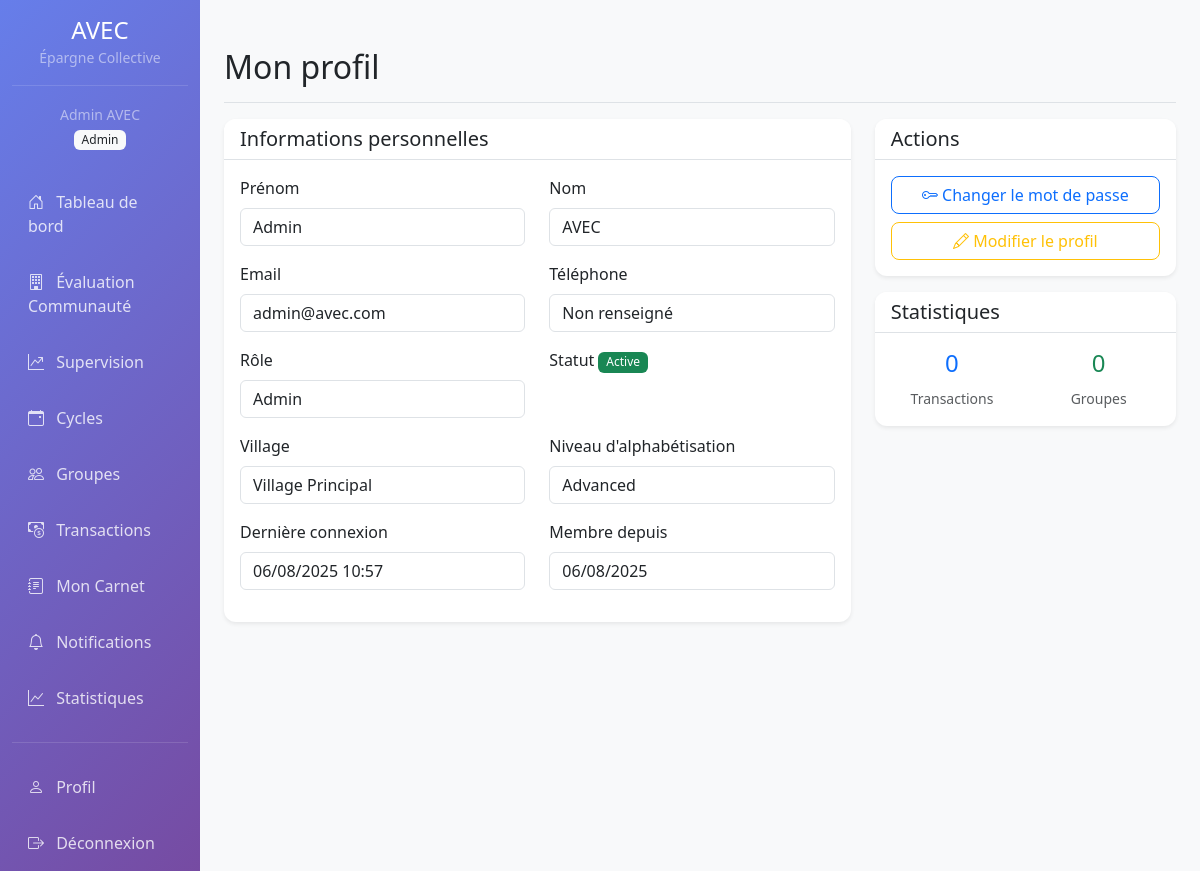
Before: /auth/profile (signed in) with the older database file.
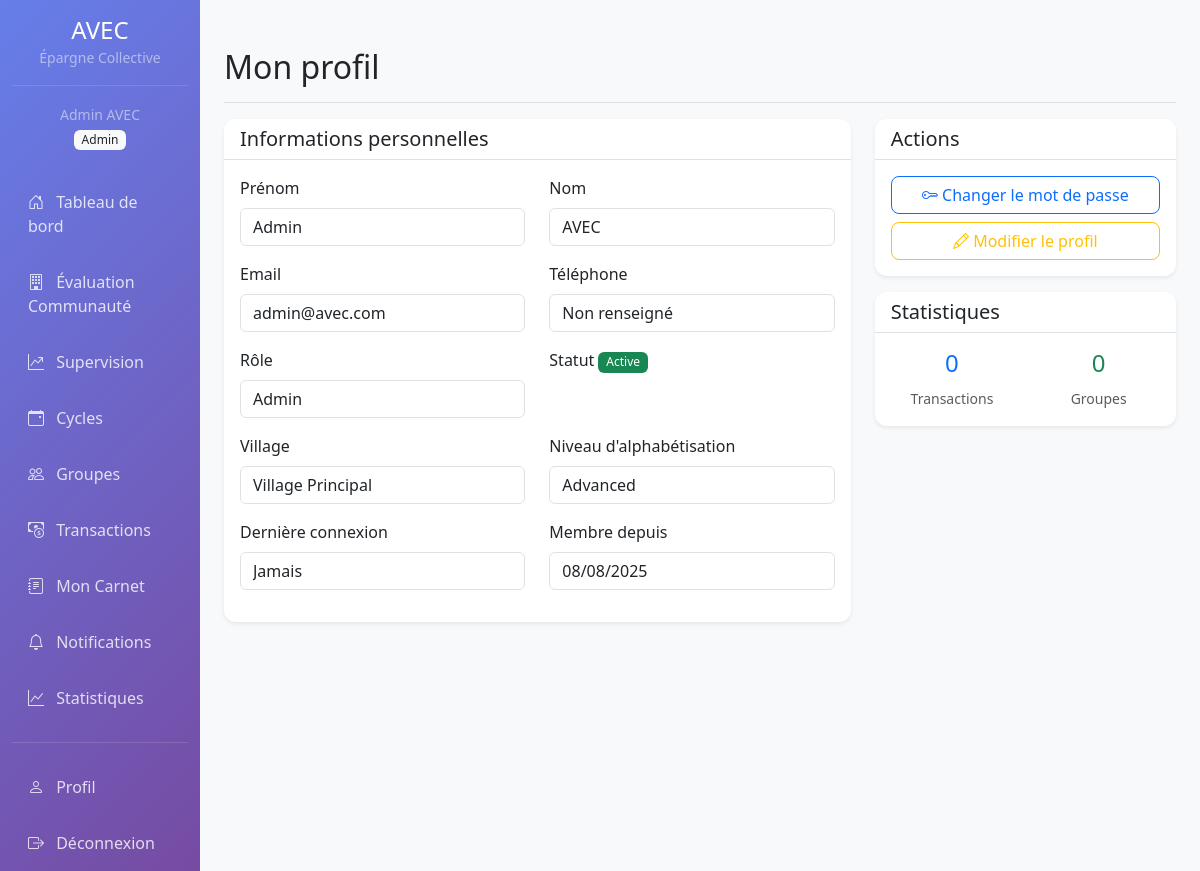
After: the same page with the newer database file.
### models/__init__.py (models this page shows, shortened)
class User(UserMixin, db.Model):
    __tablename__ = 'users'
    id = db.Column(db.Integer, primary_key=True)
    first_name = db.Column(db.String(50), nullable=False)
    last_name = db.Column(db.String(50), nullable=False)
    email = db.Column(db.String(120), unique=True, nullable=False)
    phone = db.Column(db.String(20))
    password_hash = db.Column(db.String(255), nullable=False)
    role = db.Column(db.String(20), default='member')  # admin, animateur, member
    status = db.Column(db.String(20), default='active')
    village = db.Column(db.String(100))  # Village d'origine
    literacy_level = db.Column(db.String(20), default='basic')  # basic, intermediate, advanced
    last_login = db.Column(db.DateTime)
    created_at = db.Column(db.DateTime, default=datetime.utcnow)
    def get_full_name(self):
        return f"{self.first_name} {self.last_name}"

### routes/auth.py (the view)
@bp.route('/profile')
@login_required
def profile():
    return render_template('auth/profile.html')

### app_simple.py (called while the page is built)
@login_manager.user_loader
def load_user(user_id):
    return User.query.get(int(user_id))

### templates/auth/profile.html (shortened to what the changed rows need)
{% extends "base.html" %}
{% block page_title %}Mon profil{% endblock %}
{% block content %}
<div class="row">
    <div class="col-md-8">
        <div class="card">
            <div class="card-body">
                <div class="row">
                    <div class="col-md-6 mb-3">
                        <label class="form-label">Prénom</label>
                        <input type="text" class="form-control" value="{{ current_user.first_name }}" readonly>
                    </div>
                    <div class="col-md-6 mb-3">
                        <label class="form-label">Nom</label>
                        <input type="text" class="form-control" value="{{ current_user.last_name }}" readonly>
                    </div>
                </div>
                <div class="row">
                    <div class="col-md-6 mb-3">
                        <label class="form-label">Email</label>
                        <input type="email" class="form-control" value="{{ current_user.email }}" readonly>
                    </div>
                    <div class="col-md-6 mb-3">
                        <label class="form-label">Téléphone</label>
                        <input type="tel" class="form-control" value="{{ current_user.phone or 'Non renseigné' }}" readonly>
                    </div>
                </div>
                <div class="row">
                    <div class="col-md-6 mb-3">
                        <label class="form-label">Rôle</label>
                        <input type="text" class="form-control" value="{{ current_user.role|title }}" readonly>
                    </div>
                    <div class="col-md-6 mb-3">
                        <label class="form-label">Statut</label>
                        <span class="badge bg-{{ 'success' if current_user.status == 'active' else 'danger' }}">
                            {{ current_user.status|title }}
                        </span>
                    </div>
                </div>
                <div class="row">
                    <div class="col-md-6 mb-3">
                        <label class="form-label">Village</label>
                        <input type="text" class="form-control" value="{{ current_user.village or 'Non renseigné' }}" readonly>
                    </div>
                    <div class="col-md-6 mb-3">
                        <label class="form-label">Niveau d'alphabétisation</label>
                        <input type="text" class="form-control" value="{{ current_user.literacy_level|title }}" readonly>
                    </div>
                </div>
                <div class="row">
                    <div class="col-md-6 mb-3">
                        <label class="form-label">Dernière connexion</label>
                        <input type="text" class="form-control"
                               value="{{ current_user.last_login.strftime('%d/%m/%Y %H:%M') if current_user.last_login else 'Jamais' }}" readonly>
                    </div>
                    <div class="col-md-6 mb-3">
                        <label class="form-label">Membre depuis</label>
                        <input type="text" class="form-control"
                               value="{{ current_user.created_at.strftime('%d/%m/%Y') }}" readonly>
                    </div>
                </div>
            </div>
        </div>
    </div>
</div>
{% endblock %}

### templates/base.html (shortened to what the changed rows need)
<!DOCTYPE html>
<html lang="fr">
<head>
    <link href="https://cdn.jsdelivr.net/npm/bootstrap@5.3.0/dist/css/bootstrap.min.css" rel="stylesheet">
    <link href="https://cdn.jsdelivr.net/npm/bootstrap-icons@1.10.0/font/bootstrap-icons.css" rel="stylesheet">
</head>
<body>
    <div class="container-fluid">
        <div class="row">
            {% if current_user.is_authenticated %}
            <nav class="col-md-3 col-lg-2 d-md-block sidebar collapse" id="sidebar">
                <div class="position-sticky pt-3">
                    <div class="text-center mb-4">
                        <h4 class="text-white mb-0">AVEC</h4>
                        <small class="text-white-50">Épargne Collective</small>
                        <hr class="text-white-50">
                        <div class="text-white-50">
                            <small>{{ current_user.get_full_name() }}</small><br>
                            <span class="badge bg-light text-dark">{{ current_user.role|title }}</span>
                        </div>
                    </div>
                    <ul class="nav flex-column">
                        <li class="nav-item">
                            <a class="nav-link {% if request.endpoint == 'dashboard' %}active{% endif %}" href="{{ url_for('dashboard') }}">
                                <i class="bi bi-house-door"></i> Tableau de bord
                            </a>
                        </li>
                        {% if current_user.role in ['admin', 'animateur'] %}
                        <li class="nav-item">
                            <a class="nav-link {% if 'avec.community_evaluation' in request.endpoint %}active{% endif %}" href="{{ url_for('avec.community_evaluation') }}">
                                <i class="bi bi-building"></i> Évaluation Communauté
                            </a>
                        </li>
                        <li class="nav-item">
                            <a class="nav-link {% if 'avec.supervision_dashboard' in request.endpoint %}active{% endif %}" href="{{ url_for('avec.supervision_dashboard') }}">
                                <i class="bi bi-graph-up-arrow"></i> Supervision
                            </a>
                        </li>
                        {% endif %}
                        <li class="nav-item">
                            <a class="nav-link {% if 'cycles.' in request.endpoint %}active{% endif %}" href="{{ url_for('cycles.index') }}">
                                <i class="bi bi-calendar-event"></i> Cycles
                            </a>
                        </li>
                        <li class="nav-item">
                            <a class="nav-link {% if 'groups.' in request.endpoint %}active{% endif %}" href="{{ url_for('groups.index') }}">
                                <i class="bi bi-people"></i> Groupes
                            </a>
                        </li>
                        <li class="nav-item">
                            <a class="nav-link {% if 'transactions.' in request.endpoint %}active{% endif %}" href="{{ url_for('transactions.index') }}">
                                <i class="bi bi-cash-coin"></i> Transactions
                            </a>
                        </li>
                        <li class="nav-item">
                            <a class="nav-link" href="{{ url_for('avec.member_account_book', user_id=current_user.id) }}">
                                <i class="bi bi-journal-text"></i> Mon Carnet
                            </a>
                        </li>
                        <li class="nav-item">
                            <a class="nav-link" href="{{ url_for('notifications.index') }}">
                                <i class="bi bi-bell"></i> Notifications
                            </a>
                        </li>
                        {% if current_user.role in ['admin', 'supervisor'] %}
                        <li class="nav-item">
                            <a class="nav-link" href="{{ url_for('transactions.stats') }}">
                                <i class="bi bi-graph-up"></i> Statistiques
                            </a>
                        </li>
                        {% endif %}
                    </ul>
                    <hr class="text-white-50">
                    <ul class="nav flex-column">
                        <li class="nav-item">
                            <a class="nav-link" href="{{ url_for('auth.profile') }}">
                                <i class="bi bi-person"></i> Profil
                            </a>
                        </li>
                        <li class="nav-item">
                            <a class="nav-link" href="{{ url_for('auth.logout') }}" onclick="return confirm('Êtes-vous sûr de vouloir vous déconnecter ?')">
                                <i class="bi bi-box-arrow-right"></i> Déconnexion
                            </a>
                        </li>
                    </ul>
                </div>
            </nav>
            {% endif %}
            <main class="col-md-9 ms-sm-auto col-lg-10 px-md-4 main-content">
                <div class="d-flex justify-content-between flex-wrap flex-md-nowrap align-items-center pt-3 pb-2 mb-3 border-bottom">
                    <h1 class="h2">{% block page_title %}{% endblock %}</h1>
                </div>
                <div class="fade-in">
                    {% block content %}{% endblock %}
                </div>
            </main>
        </div>
    </div>
</body>
</html>

Changed rows visible on the page:
changed User "Admin AVEC": last_login "06/08/2025 10:57" → "Jamais"; created_at "06/08/2025" → "08/08/2025"
